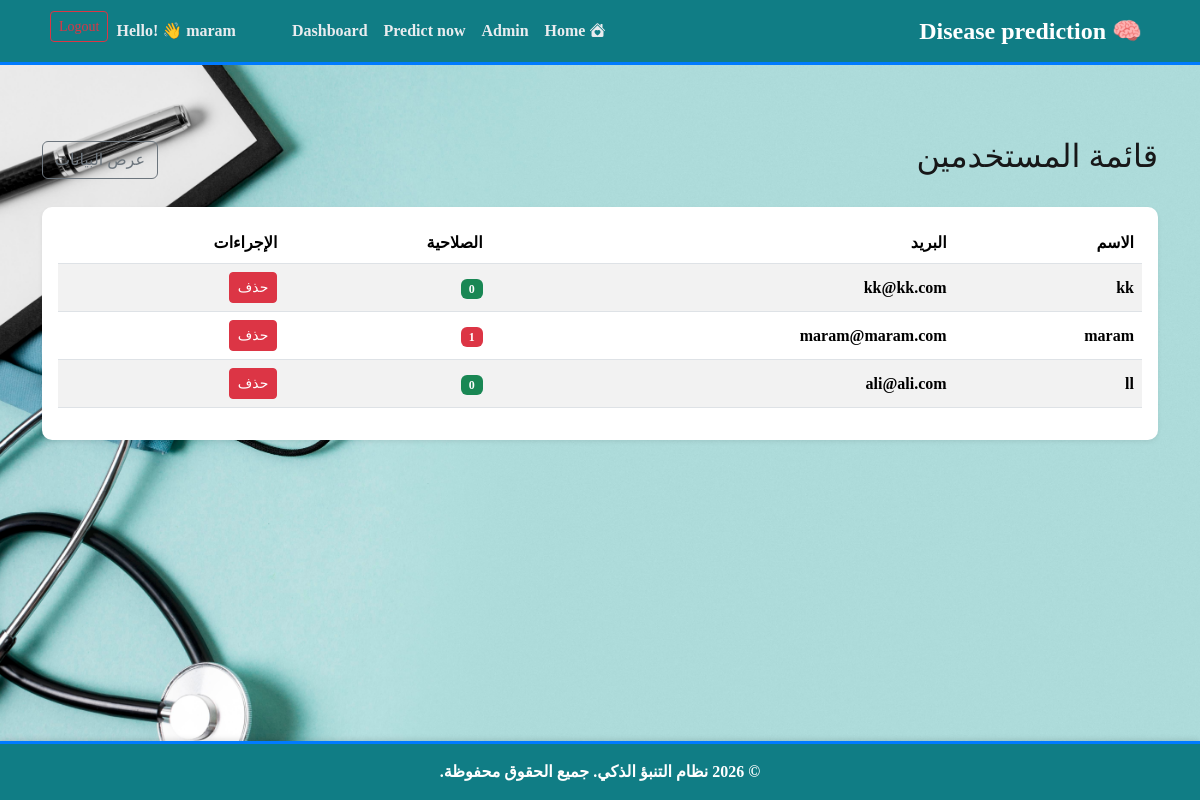
The app's page /admin/users (signed in) with its own data.
### tables this page shows
CREATE TABLE users (
                    user_id INTEGER PRIMARY KEY AUTOINCREMENT,
                    username TEXT NOT NULL,
                    email TEXT UNIQUE NOT NULL,
                    password TEXT NOT NULL,
                    role INTEGER DEFAULT 0);

### app.py (the view)
@app.route('/admin/users')
@is_logged_in
def admin_users():
    if session.get('role') != 1:
        return "غير مسموح لك بالدخول", 403
    conn = get_db_connection()
    users = conn.execute("SELECT user_id, username, email, role FROM users").fetchall()
    conn.close()
    return render_template('admin_users.html', users=users)

### app.py (called while the page is built)
def get_db_connection():
    conn = sqlite3.connect('mrp.db')
    conn.row_factory = sqlite3.Row  # لجعل النتائج تعود كقاموس
    return conn

def is_logged_in(f):
    @wraps(f)
    def wrap(*args, **kwargs):
        if 'logged_in' in session:
            return f(*args, **kwargs)
        else:
            return redirect(url_for('login'))
    return wrap

### templates/admin_users.html
{% extends 'layout.html' %}
{% block content %}
<body class="bg-light">
    <div class="container mt-4">
        <div class="d-flex justify-content-between align-items-center mb-4">
            <h2>قائمة المستخدمين</h2>
            <a href="/admin/data" class="btn btn-outline-secondary">عرض البيانات</a>
        </div>
        <div class="card shadow-sm">
            <div class="card-body">
                <table class="table table-striped align-middle">
                    <thead>
                        <tr>
                            <th>الاسم</th>
                            <th>البريد</th>
                            <th>الصلاحية</th>
                            <th>الإجراءات</th>
                        </tr>
                    </thead>
                    <tbody>
                        {% for user in users %}
                        <tr>
                            <td>{{ user.username }}</td>
                            <td>{{ user.email }}</td>
                            <td>
                                <span class="badge {% if user.role == 1 %}bg-danger {% else %}bg-success{% endif %}">
                                    {{ user.role }}
                                </span>
                            </td>
                            <td>
                                <form action="{{ url_for('delete_user', user_id=user.user_id) }}" method="POST" onsubmit="return confirm('حذف هذا المستخدم؟');">
                                    <button class="btn btn-sm btn-danger">حذف</button>
                                </form>
                            </td>
                        </tr>
                        {% endfor %}
                    </tbody>
                </table>
            </div>
        </div>
    </div>
</body>
{% endblock %}

### templates/layout.html (shortened to what this page needs)
<!DOCTYPE html>
<html lang="ar" dir="rtl">
<head>
    <link href="https://cdn.jsdelivr.net/npm/bootstrap@5.3.3/dist/css/bootstrap.min.css" rel="stylesheet">
    <link rel="stylesheet" href="https://cdnjs.cloudflare.com/ajax/libs/font-awesome/6.4.0/css/all.min.css">
    <link rel="stylesheet" href="https://cdn.jsdelivr.net/npm/bootstrap-icons@1.11.3/font/bootstrap-icons.css">
    <link rel="stylesheet" href="{{ url_for('static', filename='css/style.css') }}">
</head>
<body>
    <nav class="navbar navbar-expand-lg sticky-top">
        <div class="container">
            <a class="navbar-brand" href="{{ url_for('index') }}">🧠 Disease prediction </a>
            <div class="collapse navbar-collapse" id="navbarNav">
                <ul class="navbar-nav me-auto mb-2 mb-lg-0">
                    <li class="nav-item">
                        <a class="nav-link" href="{{ url_for('index') }}"><i class="bi bi-house-heart-fill"></i> Home</a>
                    </li>
                    {% if session.role == 1 %}
                    <li class="nav-item dropdown">
                        <a class="nav-link drpodown-toggle text-warning" href="#" id="adminDropdown" data-bs-toggle="dropdown">Admin</a>
                    </li>
                    {% endif %}
                    <li class="nav-item">
                        <a class="nav-link" href="{{ url_for('prediction') }}">  Predict now</a>
                    </li>
                    <li class="nav-item">
                        <a class="nav-link" href="{{ url_for('dashboard') }}"> Dashboard </a>
                    </li>
                </ul>
                <ul class="navbar-nav">
                    {% if session.logged_in %}
                    <li class="nav-item">
                        <a class="nav-link" href="{{ url_for('dashboard') }}">Hello! 👋 {{ session.username }}</a>
                    </li>
                    <li class="nav-item">
                        <a class="btn btn-sm btn-outline-danger ms-2" href="{{ url_for('logout') }}">Logout</a>
                    </li>
                    {% else %}
                    <li class="nav-item">
                        <a class="btn btn-sm btn-outline-light" href="{{ url_for('login') }}"> Login </a>
                    </li>
                    {% endif %}
                </ul>
            </div>
        </div>
    </nav>
    <main class="py-5">
        {% block content %}{% endblock %}
    </main>
    <footer class="text-white text-center py-3 mt-auto">
        <div class="container">
            <p class="mb-0">&copy; 2026 نظام التنبؤ الذكي. جميع الحقوق محفوظة.</p>
        </div>
    </footer>
</body>
</html>

### static/css/style.css (style rules this page uses)
body { font-family: 'Times New Roman', Tahoma, Geneva, Verdana, sans-serif, 'Arial', sans-serif; background-color: #f8f9fa; color: #030303; font-weight:bold; min-height: 100vh; display: flex; flex-direction: column; background: url("bg.jpg") no-repeat center center fixed; -webkit-background-size: cover; -moz-background-size: cover; -o-background-size: cover; background-size: cover; image-rendering:optimizeQuality; }
main { flex-grow: 1; }
.navbar { border-bottom: 3px solid #007bff; }
.navbar { background-color: rgb(16, 125, 133); }
.navbar-brand { font-weight: 700; font-size: 1.5rem; color: #fff !important; }
.navbar-nav .nav-link { color: #e9ecef !important; transition: color 0.3s ease; border-radius: 5px; }
footer { background-color: rgb(16, 125, 133) !important; border-top: 3px solid #007bff; box-shadow: 0 -2px 5px rgba(0, 0, 0, 0.1); }
h2 { color: #171718; }
.card { border: none; border-radius: 10px; box-shadow: 0 8px 16px rgba(0, 0, 0, 0.1); transition: transform 0.3s ease; }
.jumbotron, .bg-light { background-color: #fff !important; border-radius: 15px !important; box-shadow: 0 4px 12px rgba(0, 0, 0, 0.08); }

### records on screen
users: username "maram", email "maram@maram.com", role "1"
users: username "kk", email "kk@kk.com", role "0"
users: username "ll", email "ali@ali.com", role "0"
